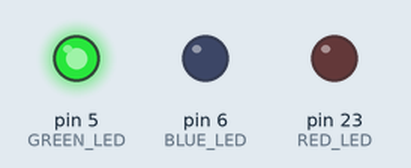
A sketch run on a simulated Arduino Mega 2560, built with avr-gcc and run on an emulated ATmega2560. Parts: output pins drawn as LEDs (lit = HIGH).

Above: at 0.5 s.
At 1.5 s:
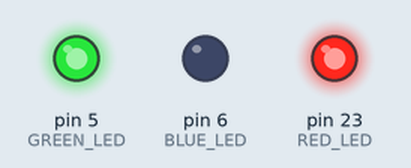
At 2.5 s:
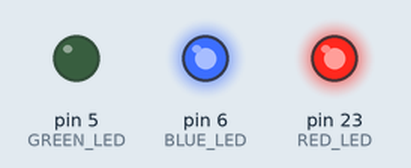
At 3.5 s:
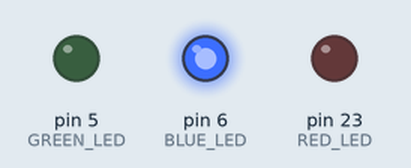
Timing chart, 0 to 5.2 s (numbered marks = the images above):
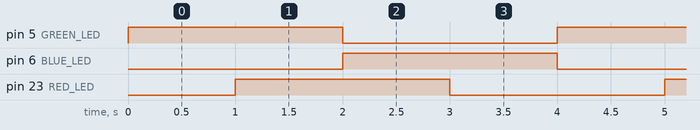

The sketch:

sketch_feb13a.ino
```cpp
#define GREEN_LED 5
#define BLUE_LED 6
#define RED_LED 23

void setup() {
  // put your setup code here, to run once:
  pinMode(GREEN_LED, OUTPUT);
  pinMode(BLUE_LED, OUTPUT);
  pinMode(RED_LED, OUTPUT);

}

void loop() {
  // put your main code here, to run repeatedly:
  static uint8_t state = LOW;
  static uint32_t timeout = 0;

    state = !state;
    digitalWrite(GREEN_LED, state);
    delay(1000);
    digitalWrite(RED_LED, state);
    delay(1000);
    digitalWrite(BLUE_LED, state);

}
```

Measured:
- by itself, pin 5 (GREEN_LED), pin 6 (BLUE_LED), pin 23 (RED_LED): alternates HIGH for 2.0 s and LOW for 2.0 s
- by itself, everything shown: repeats every 4.0 s, in 6 steps
